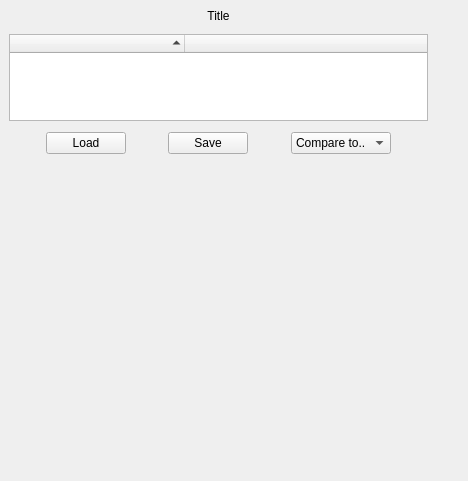
<?xml version="1.0" encoding="UTF-8"?>
<ui version="4.0">
 <class>Form</class>
 <widget class="QWidget" name="Form">
  <property name="geometry">
   <rect>
    <x>0</x>
    <y>0</y>
    <width>468</width>
    <height>481</height>
   </rect>
  </property>
  <property name="windowTitle">
   <string>Form</string>
  </property>
  <widget class="QWidget" name="verticalLayoutWidget">
   <property name="geometry">
    <rect>
     <x>9</x>
     <y>9</y>
     <width>419</width>
     <height>145</height>
    </rect>
   </property>
   <layout class="QVBoxLayout" name="verticalLayout">
    <item>
     <widget class="QLabel" name="titleLabel">
      <property name="text">
       <string>Title</string>
      </property>
      <property name="alignment">
       <set>Qt::AlignCenter</set>
      </property>
     </widget>
    </item>
    <item>
     <spacer name="verticalSpacer_2">
      <property name="orientation">
       <enum>Qt::Vertical</enum>
      </property>
      <property name="sizeType">
       <enum>QSizePolicy::Minimum</enum>
      </property>
      <property name="sizeHint" stdset="0">
       <size>
        <width>20</width>
        <height>5</height>
       </size>
      </property>
     </spacer>
    </item>
    <item>
     <widget class="QTreeWidget" name="treeWidget">
      <property name="sizePolicy">
       <sizepolicy hsizetype="MinimumExpanding" vsizetype="Expanding">
        <horstretch>0</horstretch>
        <verstretch>0</verstretch>
       </sizepolicy>
      </property>
      <property name="minimumSize">
       <size>
        <width>350</width>
        <height>0</height>
       </size>
      </property>
      <property name="maximumSize">
       <size>
        <width>16777215</width>
        <height>16777215</height>
       </size>
      </property>
      <property name="sizeAdjustPolicy">
       <enum>QAbstractScrollArea::AdjustToContents</enum>
      </property>
      <property name="autoScrollMargin">
       <number>40</number>
      </property>
      <property name="dragEnabled">
       <bool>false</bool>
      </property>
      <property name="alternatingRowColors">
       <bool>false</bool>
      </property>
      <property name="selectionBehavior">
       <enum>QAbstractItemView::SelectItems</enum>
      </property>
      <property name="textElideMode">
       <enum>Qt::ElideLeft</enum>
      </property>
      <property name="verticalScrollMode">
       <enum>QAbstractItemView::ScrollPerPixel</enum>
      </property>
      <property name="itemsExpandable">
       <bool>true</bool>
      </property>
      <property name="allColumnsShowFocus">
       <bool>false</bool>
      </property>
      <attribute name="headerVisible">
       <bool>true</bool>
      </attribute>
      <attribute name="headerCascadingSectionResizes">
       <bool>true</bool>
      </attribute>
      <attribute name="headerDefaultSectionSize">
       <number>175</number>
      </attribute>
      <attribute name="headerHighlightSections">
       <bool>true</bool>
      </attribute>
      <attribute name="headerMinimumSectionSize">
       <number>30</number>
      </attribute>
      <attribute name="headerShowSortIndicator" stdset="0">
       <bool>true</bool>
      </attribute>
      <attribute name="headerStretchLastSection">
       <bool>true</bool>
      </attribute>
      <column>
       <property name="text">
        <string> </string>
       </property>
      </column>
      <column>
       <property name="text">
        <string> </string>
       </property>
      </column>
     </widget>
    </item>
    <item>
     <spacer name="verticalSpacer">
      <property name="orientation">
       <enum>Qt::Vertical</enum>
      </property>
      <property name="sizeType">
       <enum>QSizePolicy::Minimum</enum>
      </property>
      <property name="sizeHint" stdset="0">
       <size>
        <width>20</width>
        <height>5</height>
       </size>
      </property>
     </spacer>
    </item>
    <item>
     <layout class="QHBoxLayout" name="horizontalLayout">
      <item>
       <spacer name="horizontalSpacer_3">
        <property name="orientation">
         <enum>Qt::Horizontal</enum>
        </property>
        <property name="sizeHint" stdset="0">
         <size>
          <width>40</width>
          <height>20</height>
         </size>
        </property>
       </spacer>
      </item>
      <item>
       <widget class="QPushButton" name="loadPushButton">
        <property name="text">
         <string>Load</string>
        </property>
       </widget>
      </item>
      <item>
       <spacer name="horizontalSpacer_5">
        <property name="orientation">
         <enum>Qt::Horizontal</enum>
        </property>
        <property name="sizeHint" stdset="0">
         <size>
          <width>40</width>
          <height>20</height>
         </size>
        </property>
       </spacer>
      </item>
      <item>
       <widget class="QPushButton" name="savePushButton">
        <property name="text">
         <string>Save</string>
        </property>
       </widget>
      </item>
      <item>
       <spacer name="horizontalSpacer">
        <property name="orientation">
         <enum>Qt::Horizontal</enum>
        </property>
        <property name="sizeHint" stdset="0">
         <size>
          <width>40</width>
          <height>20</height>
         </size>
        </property>
       </spacer>
      </item>
      <item>
       <widget class="QComboBox" name="compareComboBox">
        <item>
         <property name="text">
          <string>Compare to..</string>
         </property>
        </item>
        <item>
         <property name="text">
          <string>(None)</string>
         </property>
        </item>
       </widget>
      </item>
      <item>
       <spacer name="horizontalSpacer_4">
        <property name="orientation">
         <enum>Qt::Horizontal</enum>
        </property>
        <property name="sizeHint" stdset="0">
         <size>
          <width>40</width>
          <height>20</height>
         </size>
        </property>
       </spacer>
      </item>
     </layout>
    </item>
   </layout>
  </widget>
 </widget>
 <resources/>
 <connections/>
</ui>
